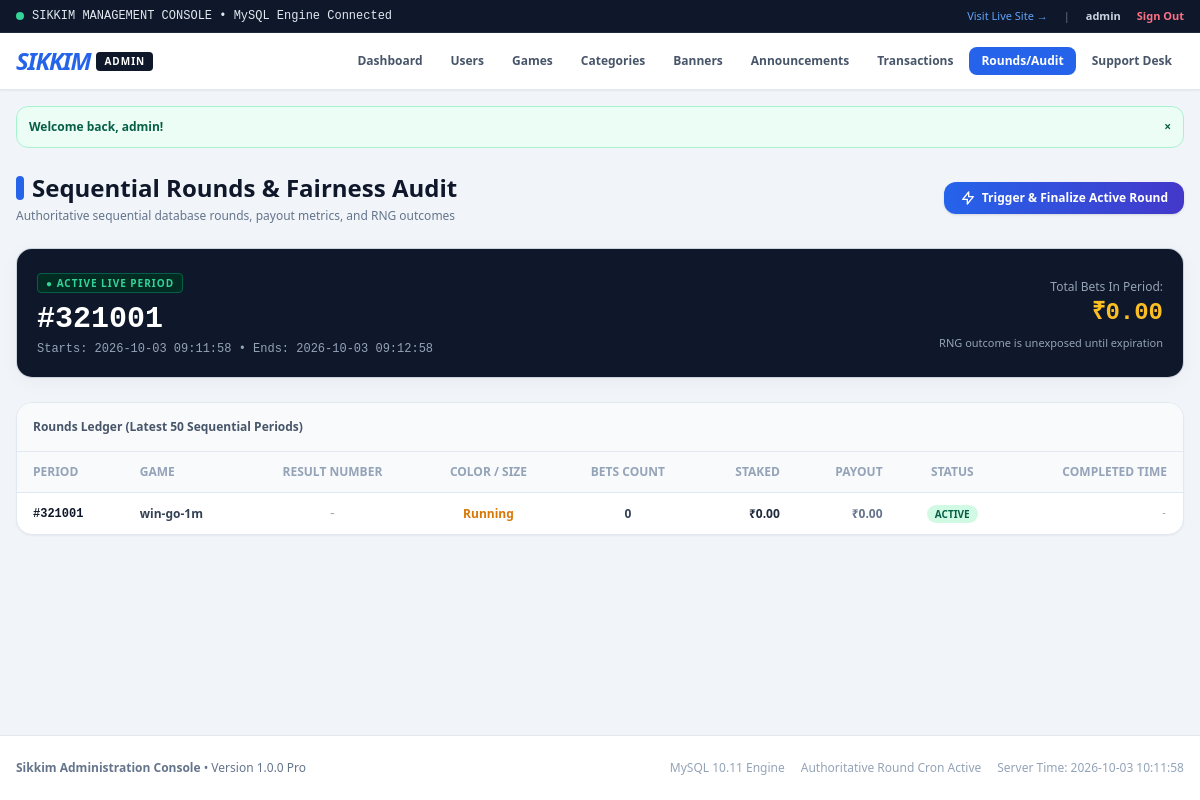
Page /admin/rounds.php (signed in) on the earlier database version.
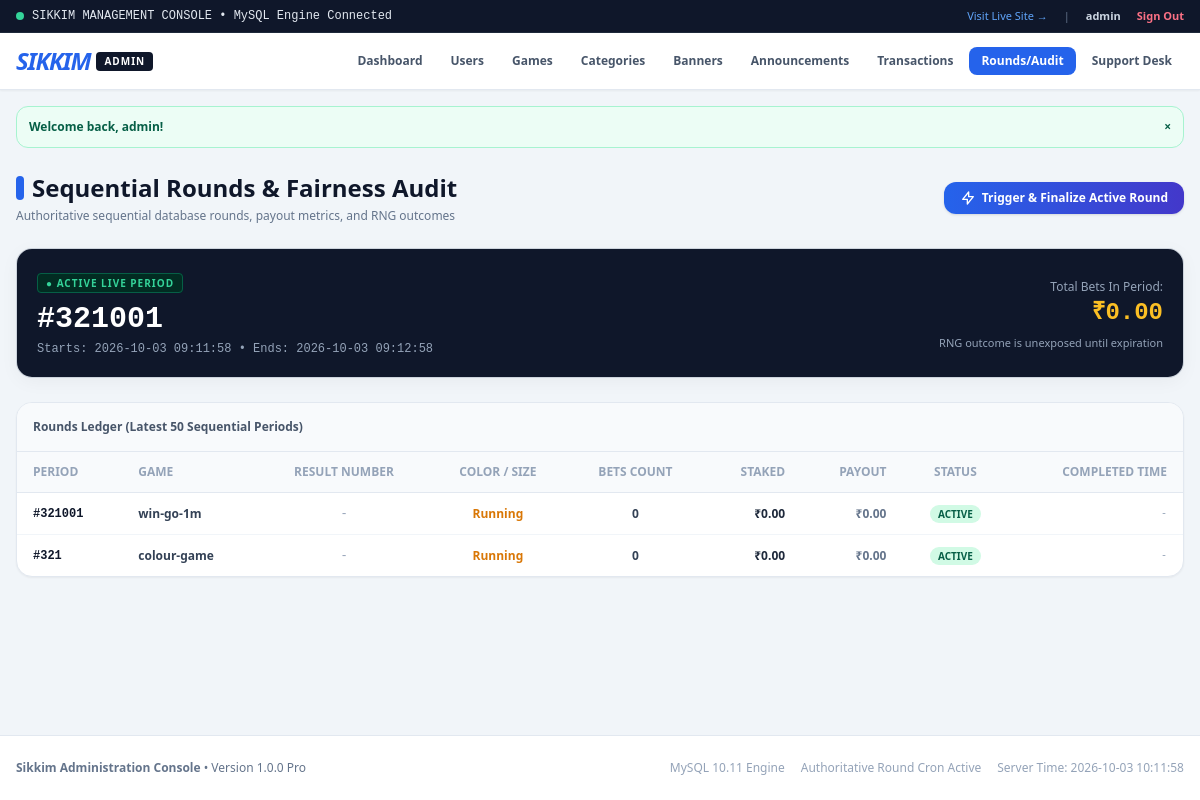
Same page on the later database version.
### tables this page shows
CREATE TABLE `users` (
  `id` INT AUTO_INCREMENT PRIMARY KEY,
  `username` VARCHAR(50) NOT NULL UNIQUE,
  `phone` VARCHAR(20) NOT NULL UNIQUE,
  `email` VARCHAR(100) DEFAULT NULL,
  `password_hash` VARCHAR(255) NOT NULL,
  `role` ENUM('user', 'admin') NOT NULL DEFAULT 'user',
  `status` ENUM('active', 'suspended') NOT NULL DEFAULT 'active',
  `avatar` VARCHAR(255) DEFAULT '/assets/images/avatar-default.png',
  `created_at` TIMESTAMP DEFAULT CURRENT_TIMESTAMP,
  `updated_at` TIMESTAMP DEFAULT CURRENT_TIMESTAMP ON UPDATE CURRENT_TIMESTAMP,
  INDEX `idx_users_phone` (`phone`),
  INDEX `idx_users_username` (`username`),
  INDEX `idx_users_role` (`role`)
);

CREATE TABLE `game_rounds` (
  `id` INT AUTO_INCREMENT PRIMARY KEY,
  `round_number` BIGINT NOT NULL UNIQUE,
  `game_slug` VARCHAR(50) NOT NULL DEFAULT 'win-go-1m',
  `start_time` DATETIME NOT NULL,
  `end_time` DATETIME NOT NULL,
  `status` ENUM('active', 'calculating', 'completed') NOT NULL DEFAULT 'active',
  `result_mode` ENUM('auto', 'manual') NOT NULL DEFAULT 'auto',
  `manual_result` VARCHAR(20) DEFAULT NULL,
  `result_status` ENUM('pending', 'locked', 'published') NOT NULL DEFAULT 'pending',
  `manually_set_at` DATETIME DEFAULT NULL,
  `manually_set_by` INT DEFAULT NULL,
  `result_number` INT DEFAULT NULL,
  `result_color` VARCHAR(20) DEFAULT NULL,
  `result_size` VARCHAR(10) DEFAULT NULL,
  `result_published` TINYINT(1) NOT NULL DEFAULT 0,
  `total_bets_amount` DECIMAL(15, 2) NOT NULL DEFAULT 0.00,
  `total_payout_amount` DECIMAL(15, 2) NOT NULL DEFAULT 0.00,
  `created_at` TIMESTAMP DEFAULT CURRENT_TIMESTAMP,
  `completed_at` DATETIME DEFAULT NULL,
  INDEX `idx_rounds_number` (`round_number`),
  INDEX `idx_rounds_status` (`status`),
  INDEX `idx_rounds_published` (`result_published`),
  INDEX `idx_rounds_game` (`game_slug`, `status`)
);

### includes/auth.php (called while the page is built, shortened)
<?php
function isLoggedIn(): bool {
    return isset($_SESSION['user_id']) && !empty($_SESSION['user_id']);
}
function getCurrentUserId(): ?int {
    return $_SESSION['user_id'] ?? null;
}
function getCurrentUser(): ?array {
    $uid = getCurrentUserId();
    $pdo = getDB();
    $stmt = $pdo->prepare("
        SELECT u.id, u.username, u.phone, u.email, u.role, u.status, u.avatar, u.created_at,
               COALESCE(w.balance, 0.00) as balance,
               COALESCE(w.bonus_balance, 0.00) as bonus_balance,
               COALESCE(w.total_deposited, 0.00) as total_deposited,
               COALESCE(w.total_withdrawn, 0.00) as total_withdrawn
        FROM `users` u
        LEFT JOIN `wallets` w ON u.id = w.user_id
        WHERE u.id = :id AND u.status = 'active'
        LIMIT 1
    ");
    $stmt->execute([':id' => $uid]);
    $user = $stmt->fetch();
    return $user ?: null;
}
function requireAdmin(): array {
    $user = getCurrentUser();
    return $user;
}
function e(?string $string): string {
    return htmlspecialchars($string ?? '', ENT_QUOTES, 'UTF-8');
}
function formatMoney(float $amount): string {
    return '₹' . number_format($amount, 2);
}

### admin/rounds.php (the view, shortened to what the rows shown need)
<?php
require_once __DIR__ . '/includes/admin_header.php';
$pdo = getDB();
$activeRound = $pdo->query("SELECT * FROM `game_rounds` WHERE `status` = 'active' ORDER BY `round_number` DESC LIMIT 1")->fetch();
$rounds = $pdo->query("
    SELECT r.*,
           (SELECT COUNT(*) FROM `game_bets` WHERE `round_id` = r.id) as bets_count
    FROM `game_rounds` r
    ORDER BY r.round_number DESC
    LIMIT 50
")->fetchAll();
?>
<div class="w-full mb-6 flex flex-col sm:flex-row sm:items-center justify-between gap-4">
    <div>
        <h1 class="text-xl sm:text-2xl font-black text-slate-900 flex items-center gap-2">
            <span class="w-2 h-6 bg-blue-600 rounded-full inline-block"></span>
            Sequential Rounds & Fairness Audit
        </h1>
    </div>
</div>
<?php if ($activeRound): ?>
    <div class="w-full card-premium p-5 mb-6 bg-slate-900 text-white">
        <div class="flex flex-col sm:flex-row sm:items-center justify-between gap-4">
            <div>
                <span class="text-[10px] uppercase font-black tracking-widest text-emerald-400 bg-emerald-950 px-2 py-0.5 rounded border border-emerald-800">
                    ● Active Live Period
                </span>
                <div class="text-3xl font-black font-mono text-white mt-2">
                    #<?= $activeRound['round_number'] ?>
                </div>
                <div class="text-xs text-slate-400 mt-1 font-mono">
                    Starts: <?= $activeRound['start_time'] ?> &bull; Ends: <?= $activeRound['end_time'] ?>
                </div>
            </div>
            <div class="text-right">
                <span class="text-xs text-slate-400">Total Bets In Period:</span>
                <div class="text-2xl font-black text-amber-400 font-mono"><?= formatMoney((float)$activeRound['total_bets_amount']) ?></div>
                <span class="text-[11px] text-slate-400">RNG outcome is unexposed until expiration</span>
            </div>
        </div>
    </div>
<?php endif; ?>
<div class="bg-white rounded-2xl border border-slate-200 shadow-sm overflow-hidden mb-8">
    <?php if (!empty($rounds)): ?>
        <div class="overflow-x-auto no-scrollbar">
            <table class="w-full text-left text-xs">
                <thead>
                    <tr class="border-b border-slate-200 text-slate-400 uppercase font-bold bg-slate-50">
                        <th class="py-3 px-4">Period</th>
                        <th class="py-3 px-4">Game</th>
                        <th class="py-3 px-4 text-center">Result Number</th>
                        <th class="py-3 px-4 text-center">Color / Size</th>
                        <th class="py-3 px-4 text-center">Bets Count</th>
                        <th class="py-3 px-4 text-right">Staked</th>
                        <th class="py-3 px-4 text-right">Payout</th>
                        <th class="py-3 px-4 text-center">Status</th>
                        <th class="py-3 px-4 text-right">Completed Time</th>
                    </tr>
                </thead>
                <tbody class="divide-y divide-slate-100">
                    <?php foreach ($rounds as $r): ?>
                        <tr class="hover:bg-slate-50 transition">
                            <td class="py-3 px-4 font-mono font-bold text-slate-900">
                                #<?= $r['round_number'] ?>
                            </td>
                            <td class="py-3 px-4 font-semibold text-slate-700">
                                <?= e($r['game_slug']) ?>
                            </td>
                            <td class="py-3 px-4 text-center">
                                <?php if ($r['status'] === 'completed'): ?>
                                    <span class="inline-block w-6 h-6 rounded-full text-white font-black text-xs leading-6 <?= $r['result_number'] % 2 === 0 ? 'bg-rose-500' : 'bg-emerald-500' ?>">
                                        <?= $r['result_number'] ?>
                                    </span>
                                <?php else: ?>
                                    <span class="text-slate-400 font-mono">-</span>
                                <?php endif; ?>
                            </td>
                            <td class="py-3 px-4 text-center">
                                <?php if ($r['status'] === 'completed'): ?>
                                    <span class="font-bold capitalize text-slate-800"><?= e($r['result_color']) ?></span>
                                    <span class="text-[10px] uppercase font-bold text-slate-400">(<?= e($r['result_size']) ?>)</span>
                                <?php else: ?>
                                    <span class="text-amber-600 font-semibold">Running</span>
                                <?php endif; ?>
                            </td>
                            <td class="py-3 px-4 text-center font-bold text-slate-700">
                                <?= (int)$r['bets_count'] ?>
                            </td>
                            <td class="py-3 px-4 text-right font-black text-slate-800">
                                <?= formatMoney((float)$r['total_bets_amount']) ?>
                            </td>
                            <td class="py-3 px-4 text-right font-black <?= $r['total_payout_amount'] > 0 ? 'text-emerald-600' : 'text-slate-500' ?>">
                                <?= formatMoney((float)$r['total_payout_amount']) ?>
                            </td>
                            <td class="py-3 px-4 text-center">
                                <span class="text-[10px] uppercase font-black px-2 py-0.5 rounded-full <?= $r['status'] === 'completed' ? 'bg-slate-100 text-slate-700' : 'bg-emerald-100 text-emerald-800' ?>">
                                    <?= e($r['status']) ?>
                                </span>
                            </td>
                            <td class="py-3 px-4 text-right font-mono text-[10px] text-slate-400">
                                <?= $r['completed_at'] ? date('d M, h:i:s A', strtotime($r['completed_at'])) : '-' ?>
                            </td>
                        </tr>
                    <?php endforeach; ?>
                </tbody>
            </table>
        </div>
    <?php else: ?>
        <div class="p-8 text-center text-xs text-slate-400">
            No rounds found in database.
        </div>
    <?php endif; ?>
</div>
<?php require_once __DIR__ . '/includes/admin_footer.php'; ?>

### admin/includes/admin_header.php (shortened to what the rows shown need)
<?php
require_once __DIR__ . '/../../includes/auth.php';
$adminUser = requireAdmin();
?>
<!DOCTYPE html>
<html lang="en">
<head>
    <script src="https://cdn.tailwindcss.com"></script>
    <link rel="stylesheet" href="/assets/css/style.css">
</head>
<body class="bg-slate-100 text-slate-800 antialiased min-h-screen flex flex-col font-sans">
    <div class="bg-slate-900 text-slate-200 text-xs py-2 px-4 border-b border-slate-800">
        <div class="max-w-7xl mx-auto flex items-center justify-between">
            <div class="flex items-center gap-4 text-[11px]">
                <a href="/" target="_blank" class="text-blue-400 hover:text-white transition">Visit Live Site &rarr;</a>
                <span class="text-slate-500">|</span>
                <span class="text-slate-300 font-bold"><?= e($adminUser['username']) ?></span>
                <a href="/logout.php" class="text-rose-400 hover:text-rose-300 font-bold">Sign Out</a>
            </div>
        </div>
    </div>
    <main class="flex-1 w-full max-w-7xl mx-auto px-4 py-6">

Differences in the rows shown:
added game_rounds: round_number "321", game_slug "colour-game", shows "Running", bets_count "0", total_bets_amount "₹0.00", total_payout_amount "₹0.00", status "ACTIVE"
